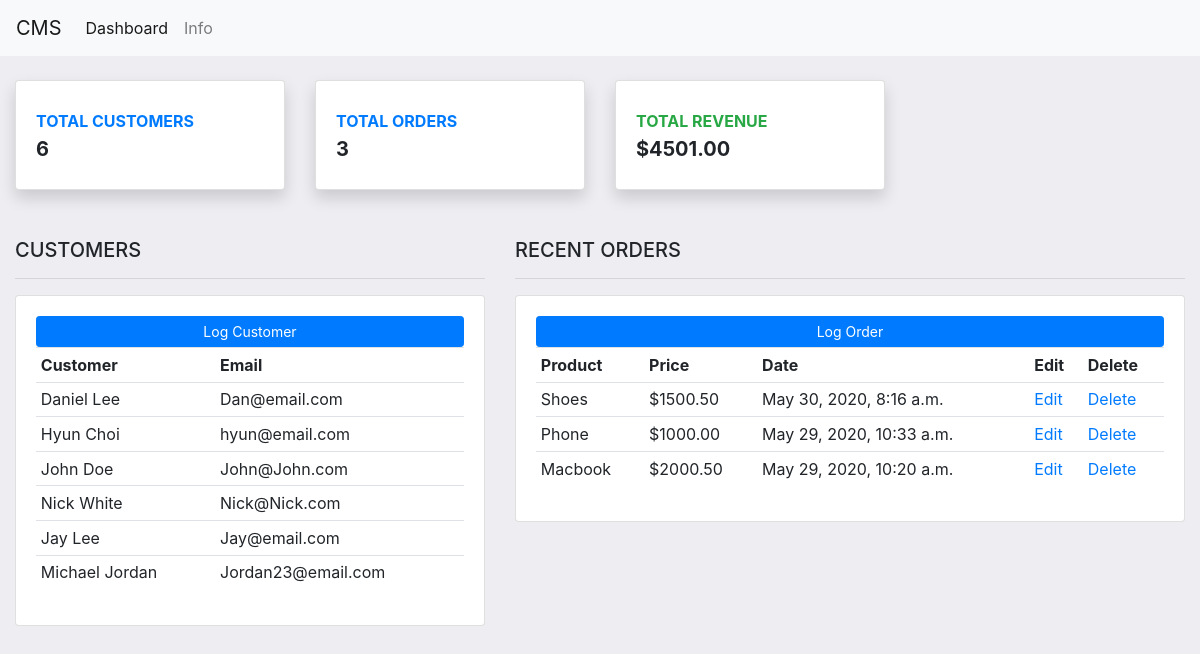
The page / on the database its author committed.
### customers/models.py (models this page shows, shortened)
class Customer(models.Model):
    full_name = models.CharField(max_length=60, blank = False)
    email = models.CharField(max_length=100, blank = False)

class Order(models.Model):
    customer = models.ForeignKey(Customer, on_delete=models.CASCADE)
    product_name = models.CharField(max_length=30, blank = False)
    date_purchased = models.DateTimeField(auto_now_add=True)
    price = models.DecimalField(decimal_places=2, max_digits=10, blank = False, null = False)

### customers/views.py (the view)
# urls.py: path('', dashboard, name = 'dashboard'),
def dashboard(request):
    orders = Order.objects.all()
    customers = Customer.objects.all()
    total_order = orders.count()
    total_customer = customers.count()
    total_revenue = orders.aggregate(Sum('price'))
    context = {'order_list': orders.order_by('-date_purchased'), 'customer_list': customers, 'total_order': total_order,
     'total_customer': total_customer, 'total_revenue': round(total_revenue['price__sum'], 2)}
    return render(request, 'dashboard.html', context)

### templates/dashboard.html (shortened to what this page needs)
{% extends 'base.html' %}
{% block content %}
    <div class="row">
        <div class="col-xl-3 col-md-6 mb-4">
        <div class="card border-left-primary shadow h-100 py-2">
            <div class="card-body">
            <div class="row no-gutters align-items-center">
                <div class="col mr-2">
                <div class="text-xs font-weight-bold text-primary text-uppercase mb-1">Total Customers</div>
                <div class="h5 mb-0 font-weight-bold text-gray-800">{{ total_customer }}</div>
                </div>
            </div>
            </div>
        </div>
        </div>
        <div class="col-xl-3 col-md-6 mb-4">
        <div class="card border-left-primary shadow h-100 py-2">
            <div class="card-body">
            <div class="row no-gutters align-items-center">
                <div class="col mr-2">
                <div class="text-xs font-weight-bold text-primary text-uppercase mb-1">Total Orders</div>
                <div class="h5 mb-0 font-weight-bold text-gray-800">{{ total_order }}</div>
                </div>
            </div>
            </div>
        </div>
        </div>
        <div class="col-xl-3 col-md-6 mb-4">
            <div class="card border-left-success shadow h-100 py-2">
                <div class="card-body">
                <div class="row no-gutters align-items-center">
                    <div class="col mr-2">
                    <div class="text-xs font-weight-bold text-success text-uppercase mb-1">Total Revenue</div>
                    <div class="h5 mb-0 font-weight-bold text-gray-800">${{ total_revenue }}</div>
                    </div>
                </div>
                </div>
            </div>
            </div>
    </div>
    <br>
    <div class="row">
        <div class="col-md-5">
            <h5>CUSTOMERS</h5>
            <hr>
            <div class="card card-body">
                <a class="btn btn-primary  btn-sm btn-block" href="{% url 'customer_new' %}">Log Customer</a>
                <table class="table table-sm">
                    <tr>
                        <th>Customer</th>
                        <th>Email</th>
                    </tr>
                    {% for customer in customer_list %}
                    <tr>
                        <td>{{ customer.full_name}}</td>
                        <td>{{ customer.email}}</td>
                    </tr>
                    {% endfor %}
                </table>
            </div>
        </div>
        <div class="col-md-7">
            <h5>RECENT ORDERS</h5>
            <hr>
            <div class="card card-body">
                <a class="btn btn-primary  btn-sm btn-block" href="{% url 'order_new' %}">Log Order</a>
                <table class="table table-sm">
                    <tr>
                        <th>Product</th>
                        <th>Price</th>
                        <th>Date</th>
                        <th>Edit</th>
                        <th>Delete</th>
                    </tr>
                    {% for order in order_list %}
                    <tr>
                        <td>{{ order.product_name }}</td>
                        <td>${{ order.price }}</td>
                        <td>{{ order.date_purchased }}</td>
                        <td><a href="{% url 'order_edit' pk=order.pk %}">Edit</a></td>
                        <td><a href="{% url 'order_delete' pk=order.pk %}">Delete</a></td>
                    </tr>
                    {% endfor %}
                </table>
            </div>
        </div>
    </div>
{% endblock content %}

### templates/base.html (shortened to what this page needs)
{% load static %}
<!DOCTYPE html>
<html>
<head>
    <link rel="stylesheet" href="https://stackpath.bootstrapcdn.com/bootstrap/4.4.1/css/bootstrap.min.css">
    <link href="{% static 'css/base.css' %}" rel="stylesheet">
</head>
    <body>
        {% include 'navbar.html' %}
        <div class="container-fluid">
            {% block content %}
            {% endblock content %}
        </div>
    </body>
</html>

### templates/navbar.html (shortened to what this page needs)
<nav class="navbar navbar-expand-lg navbar-light bg-light">
    <a class="navbar-brand">CMS</a>
    <div class="collapse navbar-collapse" id="navbarNavAltMarkup">
      <div class="navbar-nav">
        <a class="nav-item nav-link active" href="{% url 'dashboard' %}">Dashboard</span></a>
        <a class="nav-item nav-link" href="{% url 'info' %}">Info</a>
      </div>
    </div>
  </nav>

### static/css/base.css (style rules this page uses)
body { background-color: #ededf2; }

### rows shown on the page
Customer: full_name "Daniel Lee", email "Dan@email.com"
Customer: full_name "Hyun Choi", email "hyun@email.com"
Customer: full_name "John Doe", email "John@John.com"
Customer: full_name "Nick White", email "Nick@Nick.com"
Customer: full_name "Jay Lee", email "Jay@email.com"
Customer: full_name "Michael Jordan", email "Jordan23@email.com"
Order: product_name "Shoes", price "1500.50", date_purchased "May 30, 2020, 8:16 a.m."
Order: product_name "Phone", price "1000.00", date_purchased "May 29, 2020, 10:33 a.m."
Order: product_name "Macbook", price "2000.50", date_purchased "May 29, 2020, 10:20 a.m."

### other values the page prints
{{ total_customer }} "6"
{{ total_order }} "3"
{{ total_revenue }} "4501.00"
